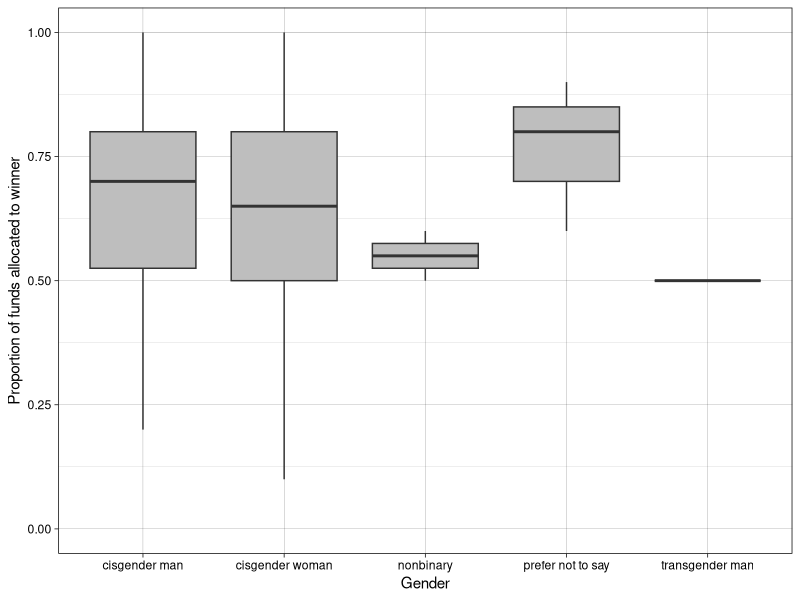
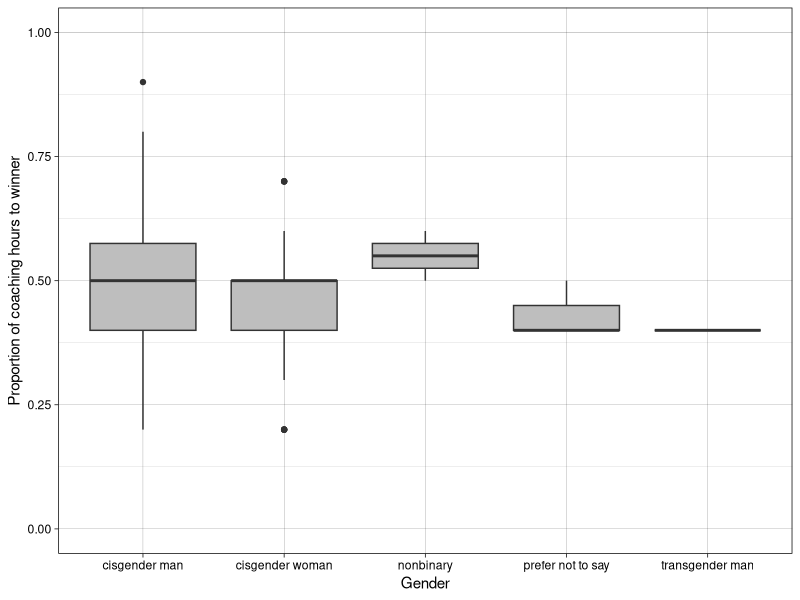
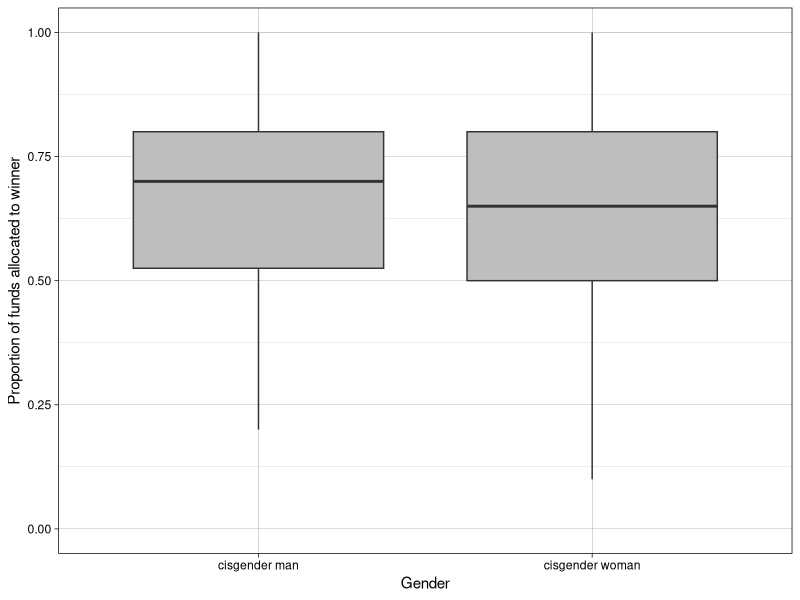
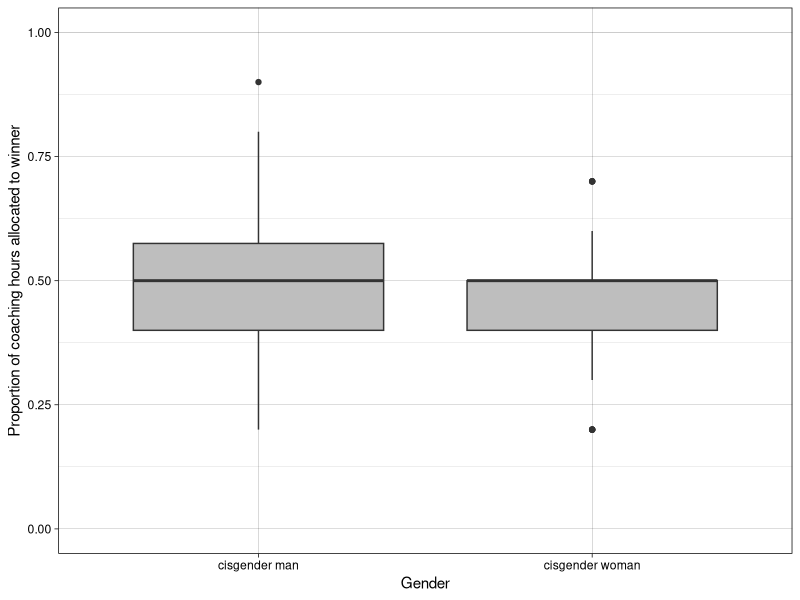
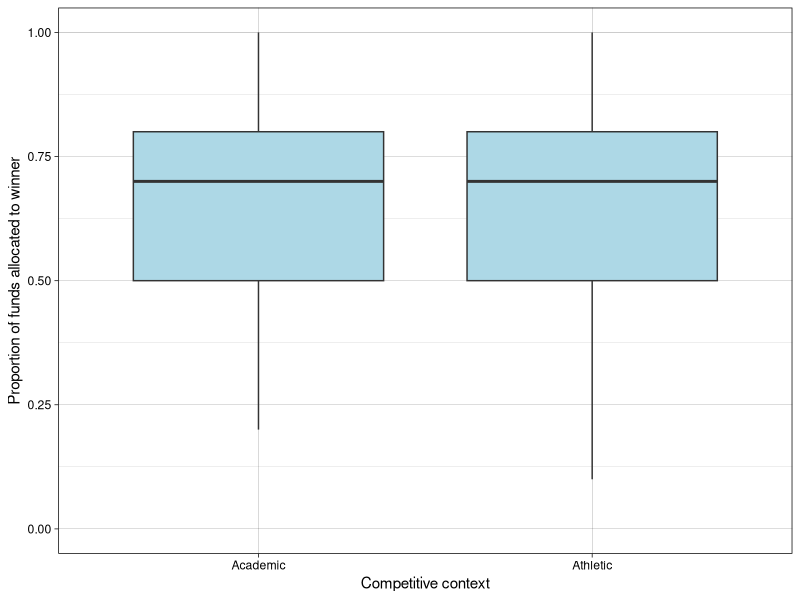
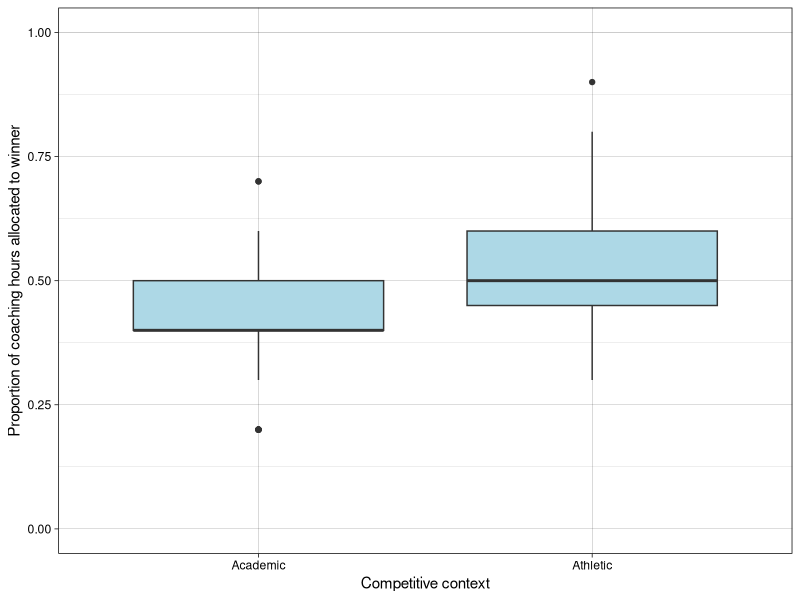
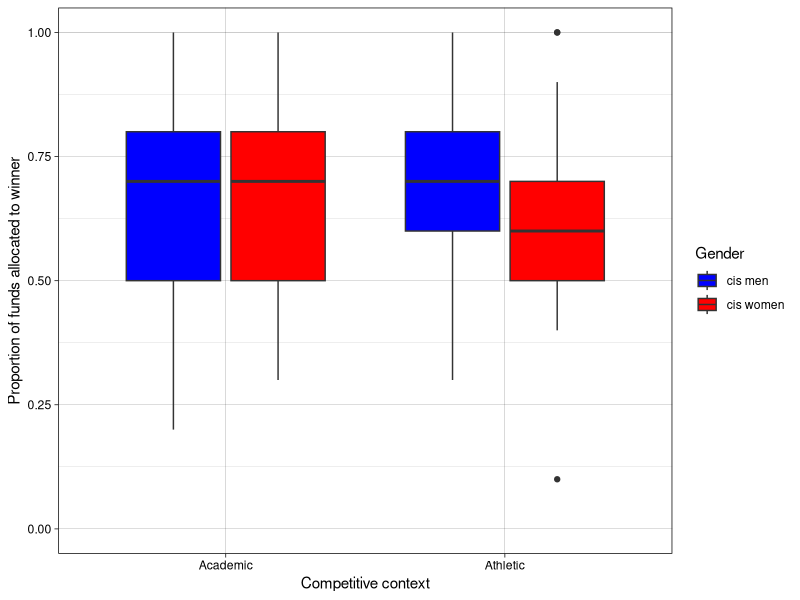
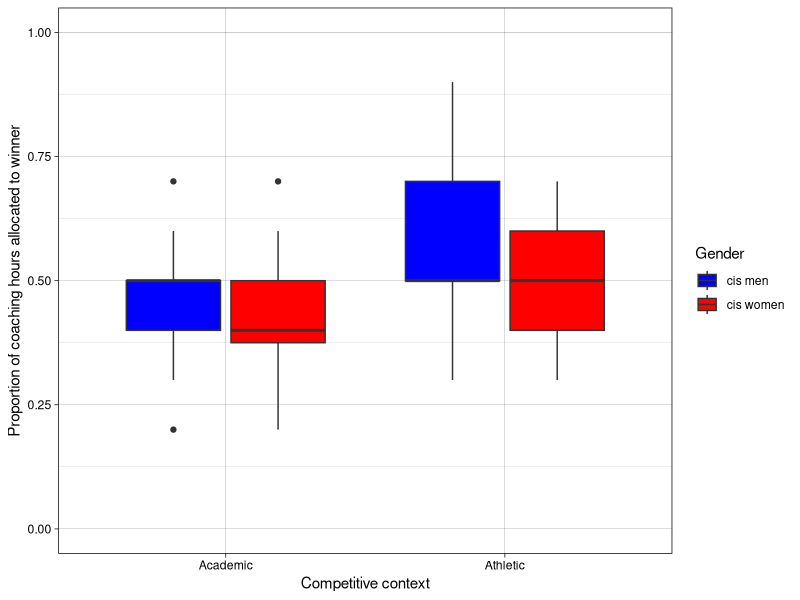

The R source for these figures, in order:
# Noah Smith QMEE HW3

library(tidyverse)
library(patchwork)
library(ggplot2); theme_set(theme_linedraw())
WLdata <- read_csv("WL_soc_clean.csv")
summary(WLdata)

# need to change the relevant characters and numeric variables to factors.

## load performance() package and create an lm for one 
# of my predictors. 

WLdata <- (WLdata
  %>% mutate(across(where(is.character), as.factor))
  %>% mutate(across(participant.ID, as.factor))
)

summary(WLdata)

#View(WLdata)

# the first thing I'd like to do is create boxplots on how gender affects proportion of 
# money and coaching hours allocated to the winner and loser

money.gender.boxplot <- (ggplot(WLdata, aes(x = participant.gender, y= prop.money.to.winner)) + 
  geom_boxplot(fill="gray") + 
  labs(x="Gender", y = "Proportion of funds allocated to winner") + 
  ylim(0,1)
)

print(money.gender.boxplot)

coaching.gender.boxplot <- (ggplot(WLdata, aes(x = participant.gender, y= prop.coach.to.winner)) + 
  geom_boxplot(fill="gray") + 
  labs(x="Gender", y = "Proportion of coaching hours to winner") + 
  ylim(0,1)
)

print(coaching.gender.boxplot)

# The lack of power for the non-cisgender individuals makes these boxplots fairly 
# uninformative, so I'm not sure having them is necessary. So, I'm going to create 
# a dataframe without those categories and plot those instead. Ideally, I would have a
# larger sample of non-cis identity individuals.


WLdata_cis <- (WLdata
    %>% filter(grepl("cisgender", participant.gender))
)

# ^ thank you Ben for showing me that code. Way easier than using base R.

summary(WLdata_cis)

# now I can create the same boxplots with only the cisgender individuals.

money.cisgender.boxplot <- (ggplot(WLdata_cis, aes(x = participant.gender, y= prop.money.to.winner)) + 
  geom_boxplot(fill="gray") + 
  labs(x="Gender", y = "Proportion of funds allocated to winner") + 
  ylim(0,1)
)

print(money.cisgender.boxplot)

coaching.cisgender.boxplot <- (ggplot(WLdata_cis, aes(x = participant.gender, y= prop.coach.to.winner)) + 
  geom_boxplot(fill="gray") + 
  labs(x="Gender", y = "Proportion of coaching hours allocated to winner") +
  ylim(0,1)
)

print(coaching.cisgender.boxplot)

# Although this is a good start, it is a) very similar to what I did in "HW2b.R" last week, and b) it 
# excludes an important predictor--"competitive context"--from being visualized. 
# The competitive context refers to the whether participants read a scenario about a spelling bee
# (academic context) or a soccer match (athletic context). 

context.money.boxplot <- (ggplot(WLdata_cis, aes(x = comp.context, y = prop.money.to.winner)) +
  geom_boxplot(fill = "lightblue") +
  labs(x = "Competitive context", y = "Proportion of funds allocated to winner") +
  ylim(0,1)
)

print(context.money.boxplot)

context.coaching.boxplot <- (ggplot(WLdata_cis, aes(x = comp.context, y = prop.coach.to.winner)) +
  geom_boxplot(fill = "lightblue") +
  labs(x = "Competitive context", y = "Proportion of coaching hours allocated to winner") +
  ylim(0,1)
)

print(context.coaching.boxplot)

# Although it's useful to have these various plots, it would be more intuitive/in line with the Cleveland hierarchy 
# if we can fit the four plots on one scale, as it would make it easier to compare how gender, competitive context, and the 
# allocation of money or coaching hours to the winner interact with one another. Increasing the number of boxplots in a single 
# figure would also allow us to go from four figures to two figures, but more importantly makes the data more understandable because
# of its proximity to one another.

money.cont.cis.boxplot <- (ggplot( WLdata_cis, aes(x = comp.context, y = prop.money.to.winner, fill = participant.gender)) +
  geom_boxplot() +
  labs(x="Competitive context", y = "Proportion of funds allocated to winner", fill = "Gender") +
  scale_fill_manual(values = c("blue","red"), labels = c("cis men", "cis women")) + 
  theme_linedraw() + 
  ylim(0,1)
)

print(money.cont.cis.boxplot)

coaching.cont.cis.boxplot <- (ggplot( WLdata_cis, aes(x = comp.context, y = prop.coach.to.winner, fill = participant.gender)) +
  geom_boxplot() +
  labs(x="Competitive context", y = "Proportion of coaching hours allocated to winner", fill = "Gender") +
  scale_fill_manual(values = c("blue","red"), labels = c("cis men", "cis women")) + 
  theme_linedraw() +
  ylim(0,1)
)

print(coaching.cont.cis.boxplot)

# It would also be interesting to see how age influences the proportion of money allocated to winners and losers. Since age is numeric, 
# we can create a scatter plot with a loess to see what kind of trend there is. 

age.money.scatter <- (ggplot(WLdata_cis, aes(x = participant.age, y = prop.money.to.winner)) + 
  geom_point() +
# geom_smooth() + # I had added this and it was working, but it was giving me a ton of warnings..., 
# I just decided to comment it out.
  ylim(0,1) +
  labs(x = "Participant age", y = "Proportion of money allocated to winner")
)

print(age.money.scatter)

# there seems to be a slight upward trend for awarding money to the winner as age increases, but there are so few observations in the 
# upper age categories that they should be taken with a grain of salt.


# we can also do the same for coaching hours.

age.coaching.scatter <- (ggplot(WLdata_cis, 
  aes(x = participant.age, y = prop.coach.to.winner)) + 
  geom_point() + 
# geom_smooth() + # again, this was giving 
  ylim(0,1)
)

print(age.coaching.scatter)

# The trend here looks very flat across all levels of age

# I can also create some histograms for the perceived variation factors. These represent how
# participants perceive variation in athleticism and intelligence within the population. The third level of the factor
# "1", represents a population with a standard deviation equal to the standard normal distribution (e.g., the IQ distribution)

# for the histograms to appear nicely, I convert the numeric variables into factors, as the bins on the histogram weren't functioning
# to my liking (i.e., there was unequal spacing between the bars). I am thus using a bar plot to depict the distribution of the responses.

WLdata <- (WLdata 
  %>% mutate(athleticism.perception = as.factor(athleticism.perception))
  %>% mutate(intelligence.perception = as.factor(intelligence.perception))
)

athleticism.hist <- (ggplot(WLdata,
  aes(athleticism.perception)) + 
  geom_bar() +
  labs(x = "Perceived athletic variation in the population", 
  y = "Frequency") + 
  ylim(0,80)
)

print(athleticism.hist)

intelligence.hist <- (ggplot(WLdata,
  aes(intelligence.perception)) + 
  geom_bar() + 
  labs(x = "Perceived intellectual variation in the population", 
  y = "Frequency") + 
  ylim(0,80)
)

print(intelligence.hist)

# Although it's nice to have these two separate
# histograms, it might also be useful for us to have them closer to one another, perhaps
# one above the other, so that we can see how the distributions compare. 

# So, I'm going to use the "patchwork" package to stack the two figures (alternatively), 
# I could use ggplot's "facet" feature, but patchwork makes this a bit more straightforward.

stacked.hist <- athleticism.hist/intelligence.hist 
print(stacked.hist)

